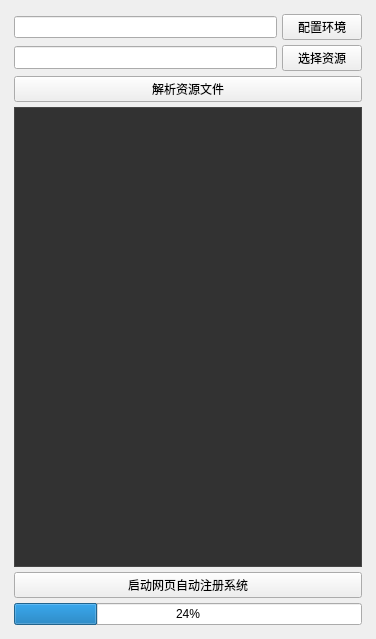
<?xml version="1.0" encoding="UTF-8"?>
<ui version="4.0">
 <class>MainWindow</class>
 <widget class="QMainWindow" name="MainWindow">
  <property name="geometry">
   <rect>
    <x>0</x>
    <y>0</y>
    <width>376</width>
    <height>639</height>
   </rect>
  </property>
  <property name="windowTitle">
   <string>网页自动注册1.0</string>
  </property>
  <property name="windowIcon">
   <iconset resource="icon.qrc">
    <normaloff>:/icon.png</normaloff>:/icon.png</iconset>
  </property>
  <property name="statusTip">
   <string/>
  </property>
  <widget class="QWidget" name="centralwidget">
   <property name="sizePolicy">
    <sizepolicy hsizetype="Preferred" vsizetype="Preferred">
     <horstretch>0</horstretch>
     <verstretch>0</verstretch>
    </sizepolicy>
   </property>
   <layout class="QFormLayout" name="formLayout">
    <item row="0" column="0" colspan="2">
     <layout class="QVBoxLayout" name="verticalLayout_2">
      <property name="spacing">
       <number>5</number>
      </property>
      <property name="sizeConstraint">
       <enum>QLayout::SetDefaultConstraint</enum>
      </property>
      <property name="leftMargin">
       <number>5</number>
      </property>
      <property name="topMargin">
       <number>5</number>
      </property>
      <property name="rightMargin">
       <number>5</number>
      </property>
      <property name="bottomMargin">
       <number>5</number>
      </property>
      <item>
       <layout class="QHBoxLayout" name="horizontalLayout">
        <item>
         <widget class="QLineEdit" name="exeLineEdit"/>
        </item>
        <item>
         <widget class="QPushButton" name="exePathButton">
          <property name="text">
           <string>配置环境</string>
          </property>
         </widget>
        </item>
       </layout>
      </item>
      <item>
       <layout class="QHBoxLayout" name="horizontalLayout_2">
        <item>
         <widget class="QLineEdit" name="resLineEdit">
          <property name="sizePolicy">
           <sizepolicy hsizetype="Expanding" vsizetype="Fixed">
            <horstretch>0</horstretch>
            <verstretch>0</verstretch>
           </sizepolicy>
          </property>
          <property name="maximumSize">
           <size>
            <width>16777215</width>
            <height>23</height>
           </size>
          </property>
         </widget>
        </item>
        <item>
         <widget class="QPushButton" name="resPathButton">
          <property name="text">
           <string>选择资源</string>
          </property>
         </widget>
        </item>
       </layout>
      </item>
      <item>
       <widget class="QPushButton" name="loadButton">
        <property name="text">
         <string>解析资源文件</string>
        </property>
       </widget>
      </item>
      <item>
       <widget class="QTableView" name="tableView">
        <property name="sizePolicy">
         <sizepolicy hsizetype="Expanding" vsizetype="Expanding">
          <horstretch>0</horstretch>
          <verstretch>0</verstretch>
         </sizepolicy>
        </property>
        <property name="minimumSize">
         <size>
          <width>0</width>
          <height>0</height>
         </size>
        </property>
        <property name="styleSheet">
         <string notr="true">QTableView QScrollBar::vertical{ /*主体部分*/
    width:10px;
    background:rgb(89,89,89);
    border:none;
    border-radius:5px;
}
QTableView QScrollBar::handle::vertical{ /*滑块主体*/
    border-radius:5px;
    width: 10px;
    background:rgb(173,173,173);
}
QTableView QScrollBar::handle::vertical::hover{
    background:rgb(232,232,232);
}
QTableView QScrollBar::add-line::vertical{/*上箭头*/
    border:none;
}
QTableView QScrollBar::sub-line::vertical{/*下箭头*/
    border:none;
}



QTableView
{
	background: rgb(55,55,55);
}
QTableView{
    selection-background-color:rgb(255,0,0);
    background-color:rgb(50,50,50);
    border:1px solid rgb(70,70,70);
    color:rgb(200,200,200)
}
 
QTableView::item
{
       border:1px solid rgb(65,65,65);
	color:rgb(200,200,200);
 
}
QTableView::item:hover
{
    background-color: rgb(30,30,30);
    font: 75 9pt &quot;Microsoft YaHei&quot;;
    color:rgb(31,163,246);
}
QTableView::item::selected
{
    background-color: rgb(30,30,30);
    font: 75 9pt &quot;Microsoft YaHei&quot;;
    color:rgb(31,163,246);
}
 
 
 
 
QHeaderView::section{
    background-color:rgb(90,90,90);
      color:rgb(200,200,200);
    border:1px solid rgb(60,60,60);
    border-bottom:1px solid rgb(70,70,70);
    height:27px;
    min-width:38px;
}
QHeaderView::section:hover
{
    background-color:rgb(80,80,80);
 
}</string>
        </property>
        <property name="horizontalScrollBarPolicy">
         <enum>Qt::ScrollBarAlwaysOff</enum>
        </property>
        <property name="editTriggers">
         <set>QAbstractItemView::NoEditTriggers</set>
        </property>
        <attribute name="horizontalHeaderStretchLastSection">
         <bool>true</bool>
        </attribute>
        <attribute name="verticalHeaderStretchLastSection">
         <bool>true</bool>
        </attribute>
       </widget>
      </item>
      <item>
       <widget class="QPushButton" name="runButton">
        <property name="text">
         <string>启动网页自动注册系统</string>
        </property>
       </widget>
      </item>
      <item>
       <widget class="QProgressBar" name="progressBar">
        <property name="value">
         <number>24</number>
        </property>
       </widget>
      </item>
     </layout>
    </item>
   </layout>
  </widget>
 </widget>
 <resources>
  <include location="icon.qrc"/>
 </resources>
 <connections/>
</ui>
